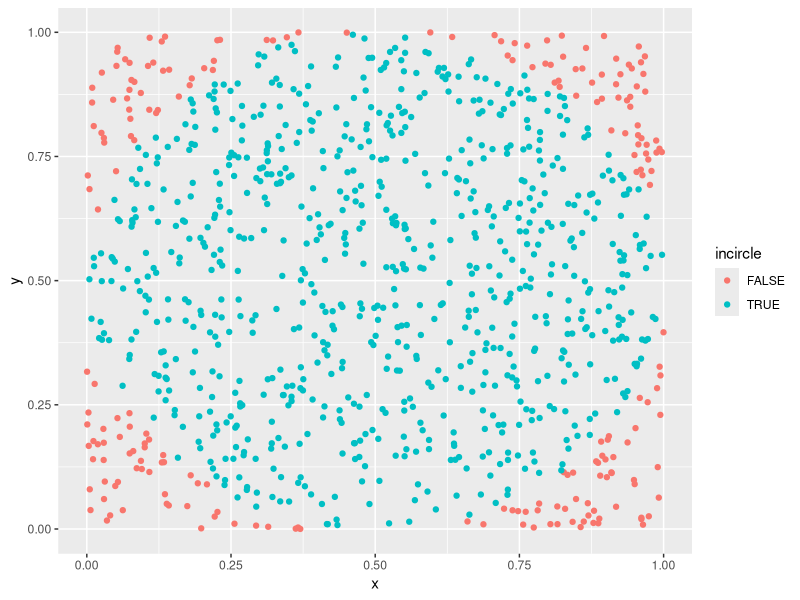

R code for this plot:
# Monte Carlo darts simulation to compute PI
# Alanna Hart, Melat Ghebreselassie, November 2023

# Number of darts to throw; the more we throw, the more accurate our estimate

dart_num <- 1000
radius <- 0.5


points <- data.frame(n=1:dart_num)

points$x <- runif(dart_num, min=0, max=(2*radius))
points$y <- runif(dart_num, min=0, max=(2*radius))


#Computing whether darts are within a given radius
within_radius <-function(x, y, centerx, centery, radius) {
  distance <- sqrt((x-centerx)^2+(y-centery)^2)
  return (distance <=radius)
}

points$incircle <- within_radius(
  points$x, 
  points$y, 
  centerx=0.5,
  centery=0.5, 
  radius)


library(ggplot2)
dart_plot <- ggplot(points, aes(x, y, color=incircle))+geom_point()
print(dart_plot)